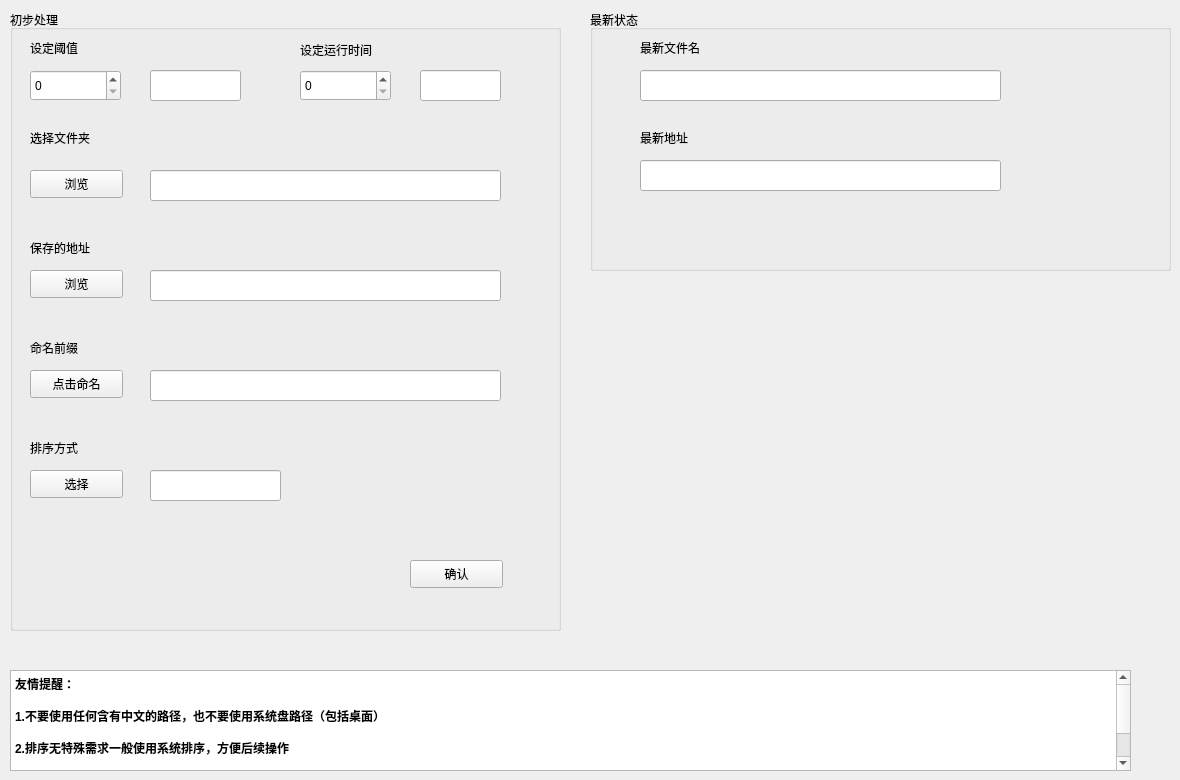
    <widget class="QWidget" name="tab">
     <attribute name="title">
      <string>初步处理</string>
     </attribute>
     <widget class="QGroupBox" name="groupBox_29">
      <property name="geometry">
       <rect>
        <x>10</x>
        <y>10</y>
        <width>551</width>
        <height>621</height>
       </rect>
      </property>
      <property name="title">
       <string>初步处理</string>
      </property>
      <widget class="QLabel" name="label_4">
       <property name="geometry">
        <rect>
         <x>20</x>
         <y>30</y>
         <width>72</width>
         <height>15</height>
        </rect>
       </property>
       <property name="text">
        <string>设定阈值</string>
       </property>
      </widget>
      <widget class="QSpinBox" name="spinBox">
       <property name="geometry">
        <rect>
         <x>20</x>
         <y>60</y>
         <width>91</width>
         <height>31</height>
        </rect>
       </property>
      </widget>
      <widget class="QLineEdit" name="lineEdit_4">
       <property name="geometry">
        <rect>
         <x>140</x>
         <y>60</y>
         <width>91</width>
         <height>31</height>
        </rect>
       </property>
       <property name="cursor">
        <cursorShape>ArrowCursor</cursorShape>
       </property>
       <property name="focusPolicy">
        <enum>Qt::NoFocus</enum>
       </property>
      </widget>
      <widget class="QLabel" name="label_5">
       <property name="geometry">
        <rect>
         <x>290</x>
         <y>30</y>
         <width>101</width>
         <height>20</height>
        </rect>
       </property>
       <property name="text">
        <string>设定运行时间</string>
       </property>
      </widget>
      <widget class="QSpinBox" name="spinBox_2">
       <property name="geometry">
        <rect>
         <x>290</x>
         <y>60</y>
         <width>91</width>
         <height>31</height>
        </rect>
       </property>
      </widget>
      <widget class="QLineEdit" name="lineEdit_5">
       <property name="geometry">
        <rect>
         <x>410</x>
         <y>60</y>
         <width>81</width>
         <height>31</height>
        </rect>
       </property>
       <property name="cursor">
        <cursorShape>ArrowCursor</cursorShape>
       </property>
       <property name="focusPolicy">
        <enum>Qt::NoFocus</enum>
       </property>
      </widget>
      <widget class="QLabel" name="label">
       <property name="geometry">
        <rect>
         <x>20</x>
         <y>120</y>
         <width>91</width>
         <height>16</height>
        </rect>
       </property>
       <property name="text">
        <string>选择文件夹</string>
       </property>
      </widget>
      <widget class="QPushButton" name="SelectFileBtn">
       <property name="geometry">
        <rect>
         <x>20</x>
         <y>160</y>
         <width>93</width>
         <height>28</height>
        </rect>
       </property>
       <property name="text">
        <string>浏览</string>
       </property>
      </widget>
      <widget class="QLineEdit" name="lineEdit">
       <property name="geometry">
        <rect>
         <x>140</x>
         <y>160</y>
         <width>351</width>
         <height>31</height>
        </rect>
       </property>
       <property name="cursor">
        <cursorShape>ArrowCursor</cursorShape>
       </property>
       <property name="focusPolicy">
        <enum>Qt::NoFocus</enum>
       </property>
      </widget>
      <widget class="QLabel" name="label_2">
       <property name="geometry">
        <rect>
         <x>20</x>
         <y>230</y>
         <width>111</width>
         <height>16</height>
        </rect>
       </property>
       <property name="text">
        <string>保存的地址</string>
       </property>
      </widget>
      <widget class="QPushButton" name="SelectSaveAdressBtn">
       <property name="geometry">
        <rect>
         <x>20</x>
         <y>260</y>
         <width>93</width>
         <height>28</height>
        </rect>
       </property>
       <property name="text">
        <string>浏览</string>
       </property>
      </widget>
      <widget class="QLineEdit" name="lineEdit_2">
       <property name="geometry">
        <rect>
         <x>140</x>
         <y>260</y>
         <width>351</width>
         <height>31</height>
        </rect>
       </property>
       <property name="cursor">
        <cursorShape>ArrowCursor</cursorShape>
       </property>
       <property name="focusPolicy">
        <enum>Qt::NoFocus</enum>
       </property>
      </widget>
      <widget class="QLabel" name="label_8">
       <property name="geometry">
        <rect>
         <x>20</x>
         <y>330</y>
         <width>111</width>
         <height>16</height>
        </rect>
       </property>
       <property name="text">
        <string>命名前缀</string>
       </property>
      </widget>
      <widget class="QPushButton" name="NameBtn">
       <property name="geometry">
        <rect>
         <x>20</x>
         <y>360</y>
         <width>93</width>
         <height>28</height>
        </rect>
       </property>
       <property name="text">
        <string>点击命名</string>
       </property>
      </widget>
      <widget class="QLineEdit" name="lineEdit_8">
       <property name="geometry">
        <rect>
         <x>140</x>
         <y>360</y>
         <width>351</width>
         <height>31</height>
        </rect>
       </property>
       <property name="cursor">
        <cursorShape>ArrowCursor</cursorShape>
       </property>
       <property name="focusPolicy">
        <enum>Qt::NoFocus</enum>
       </property>
      </widget>
      <widget class="QPushButton" name="ConfirmBtn">
       <property name="geometry">
        <rect>
         <x>400</x>
         <y>550</y>
         <width>93</width>
         <height>28</height>
        </rect>
       </property>
       <property name="text">
        <string>确认</string>
       </property>
      </widget>
      <widget class="QLabel" name="label_7">
       <property name="geometry">
        <rect>
         <x>20</x>
         <y>430</y>
         <width>72</width>
         <height>15</height>
        </rect>
       </property>
       <property name="text">
        <string>排序方式</string>
       </property>
      </widget>
      <widget class="QPushButton" name="SelectTypeBtn">
       <property name="geometry">
        <rect>
         <x>20</x>
         <y>460</y>
         <width>93</width>
         <height>28</height>
        </rect>
       </property>
       <property name="text">
        <string>选择</string>
       </property>
      </widget>
      <widget class="QLineEdit" name="lineEdit_7">
       <property name="geometry">
        <rect>
         <x>140</x>
         <y>460</y>
         <width>131</width>
         <height>31</height>
        </rect>
       </property>
       <property name="cursor">
        <cursorShape>ArrowCursor</cursorShape>
       </property>
       <property name="focusPolicy">
        <enum>Qt::NoFocus</enum>
       </property>
      </widget>
     </widget>
     <widget class="QTextEdit" name="textEdit">
      <property name="geometry">
       <rect>
        <x>10</x>
        <y>670</y>
        <width>1121</width>
        <height>101</height>
       </rect>
      </property>
      <property name="focusPolicy">
       <enum>Qt::NoFocus</enum>
      </property>
      <property name="html">
       <string>&lt;!DOCTYPE HTML PUBLIC &quot;-//W3C//DTD HTML 4.0//EN&quot; &quot;http://www.w3.org/TR/REC-html40/strict.dtd&quot;&gt;
&lt;html&gt;&lt;head&gt;&lt;meta name=&quot;qrichtext&quot; content=&quot;1&quot; /&gt;&lt;style type=&quot;text/css&quot;&gt;
p, li { white-space: pre-wrap; }
&lt;/style&gt;&lt;/head&gt;&lt;body style=&quot; font-family:'SimSun'; font-size:9pt; font-weight:400; font-style:normal;&quot;&gt;
&lt;p style=&quot; margin-top:0px; margin-bottom:0px; margin-left:0px; margin-right:0px; -qt-block-indent:0; text-indent:0px;&quot;&gt;&lt;span style=&quot; font-weight:600;&quot;&gt;友情提醒：&lt;/span&gt;&lt;/p&gt;
&lt;p style=&quot;-qt-paragraph-type:empty; margin-top:0px; margin-bottom:0px; margin-left:0px; margin-right:0px; -qt-block-indent:0; text-indent:0px; font-weight:600;&quot;&gt;&lt;br /&gt;&lt;/p&gt;
&lt;p style=&quot; margin-top:0px; margin-bottom:0px; margin-left:0px; margin-right:0px; -qt-block-indent:0; text-indent:0px;&quot;&gt;&lt;span style=&quot; font-weight:600;&quot;&gt;1.不要使用任何含有中文的路径，也不要使用系统盘路径（包括桌面）&lt;/span&gt;&lt;/p&gt;
&lt;p style=&quot;-qt-paragraph-type:empty; margin-top:0px; margin-bottom:0px; margin-left:0px; margin-right:0px; -qt-block-indent:0; text-indent:0px; font-weight:600;&quot;&gt;&lt;br /&gt;&lt;/p&gt;
&lt;p style=&quot; margin-top:0px; margin-bottom:0px; margin-left:0px; margin-right:0px; -qt-block-indent:0; text-indent:0px;&quot;&gt;&lt;span style=&quot; font-weight:600;&quot;&gt;2.排序无特殊需求一般使用系统排序，方便后续操作&lt;/span&gt;&lt;/p&gt;
&lt;p style=&quot;-qt-paragraph-type:empty; margin-top:0px; margin-bottom:0px; margin-left:0px; margin-right:0px; -qt-block-indent:0; text-indent:0px; font-weight:600;&quot;&gt;&lt;br /&gt;&lt;/p&gt;
&lt;p style=&quot;-qt-paragraph-type:empty; margin-top:0px; margin-bottom:0px; margin-left:0px; margin-right:0px; -qt-block-indent:0; text-indent:0px; font-weight:600;&quot;&gt;&lt;br /&gt;&lt;/p&gt;
&lt;p style=&quot;-qt-paragraph-type:empty; margin-top:0px; margin-bottom:0px; margin-left:0px; margin-right:0px; -qt-block-indent:0; text-indent:0px; font-weight:600;&quot;&gt;&lt;br /&gt;&lt;/p&gt;
&lt;p style=&quot;-qt-paragraph-type:empty; margin-top:0px; margin-bottom:0px; margin-left:0px; margin-right:0px; -qt-block-indent:0; text-indent:0px; font-weight:600;&quot;&gt;&lt;br /&gt;&lt;/p&gt;&lt;/body&gt;&lt;/html&gt;</string>
      </property>
     </widget>
     <widget class="QGroupBox" name="groupBox_18">
      <property name="geometry">
       <rect>
        <x>590</x>
        <y>10</y>
        <width>581</width>
        <height>261</height>
       </rect>
      </property>
      <property name="title">
       <string>最新状态</string>
      </property>
      <widget class="QLabel" name="label_6">
       <property name="geometry">
        <rect>
         <x>50</x>
         <y>30</y>
         <width>91</width>
         <height>16</height>
        </rect>
       </property>
       <property name="text">
        <string>最新文件名</string>
       </property>
      </widget>
      <widget class="QLineEdit" name="lineEdit_6">
       <property name="geometry">
        <rect>
         <x>50</x>
         <y>60</y>
         <width>361</width>
         <height>31</height>
        </rect>
       </property>
       <property name="cursor">
        <cursorShape>ArrowCursor</cursorShape>
       </property>
       <property name="mouseTracking">
        <bool>true</bool>
       </property>
       <property name="focusPolicy">
        <enum>Qt::NoFocus</enum>
       </property>
      </widget>
      <widget class="QLabel" name="label_3">
       <property name="geometry">
        <rect>
         <x>50</x>
         <y>120</y>
         <width>72</width>
         <height>15</height>
        </rect>
       </property>
       <property name="text">
        <string>最新地址</string>
       </property>
      </widget>
      <widget class="QLineEdit" name="lineEdit_3">
       <property name="geometry">
        <rect>
         <x>50</x>
         <y>150</y>
         <width>361</width>
         <height>31</height>
        </rect>
       </property>
       <property name="cursor">
        <cursorShape>ArrowCursor</cursorShape>
       </property>
       <property name="focusPolicy">
        <enum>Qt::NoFocus</enum>
       </property>
      </widget>
     </widget>
    </widget>
